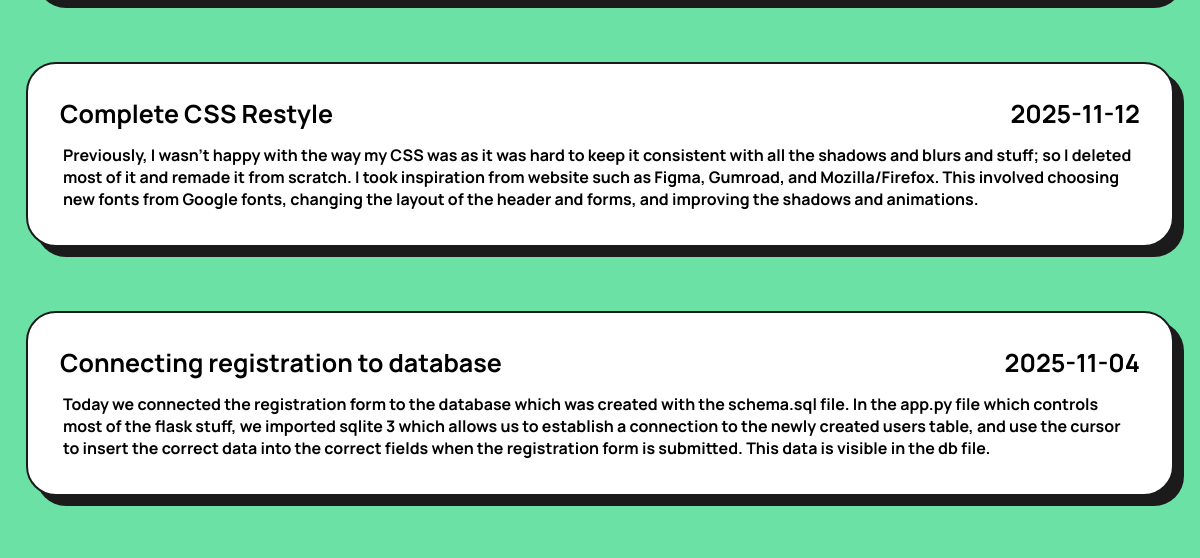
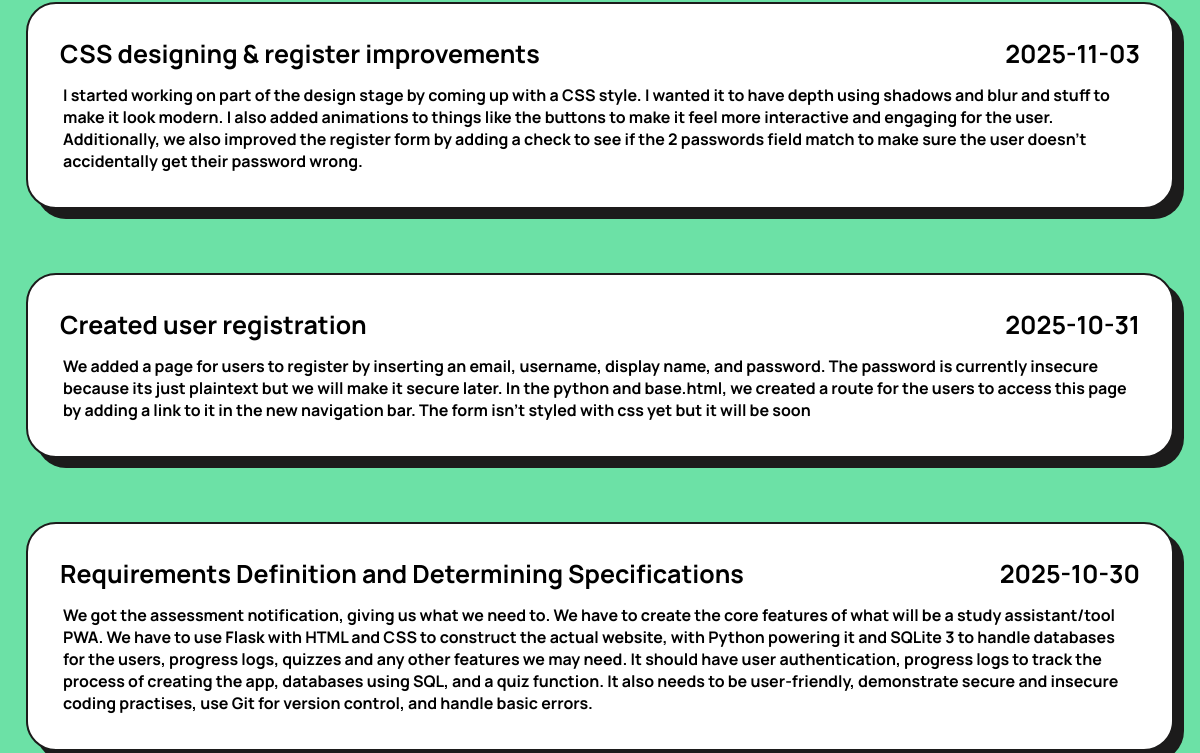
The page /view_log (signed in, middle part) on the database as committed earlier (2 pictures, top to bottom).
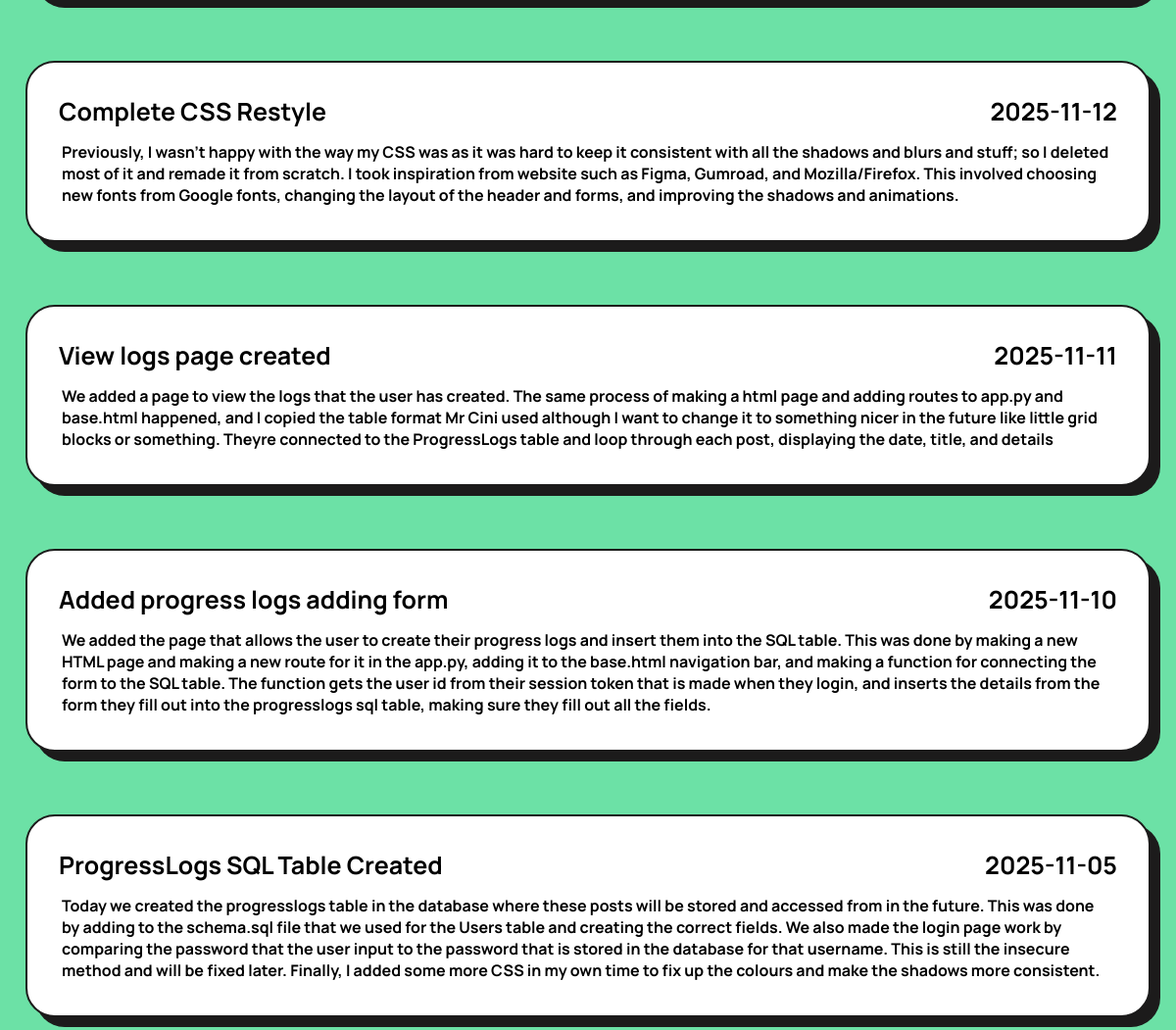
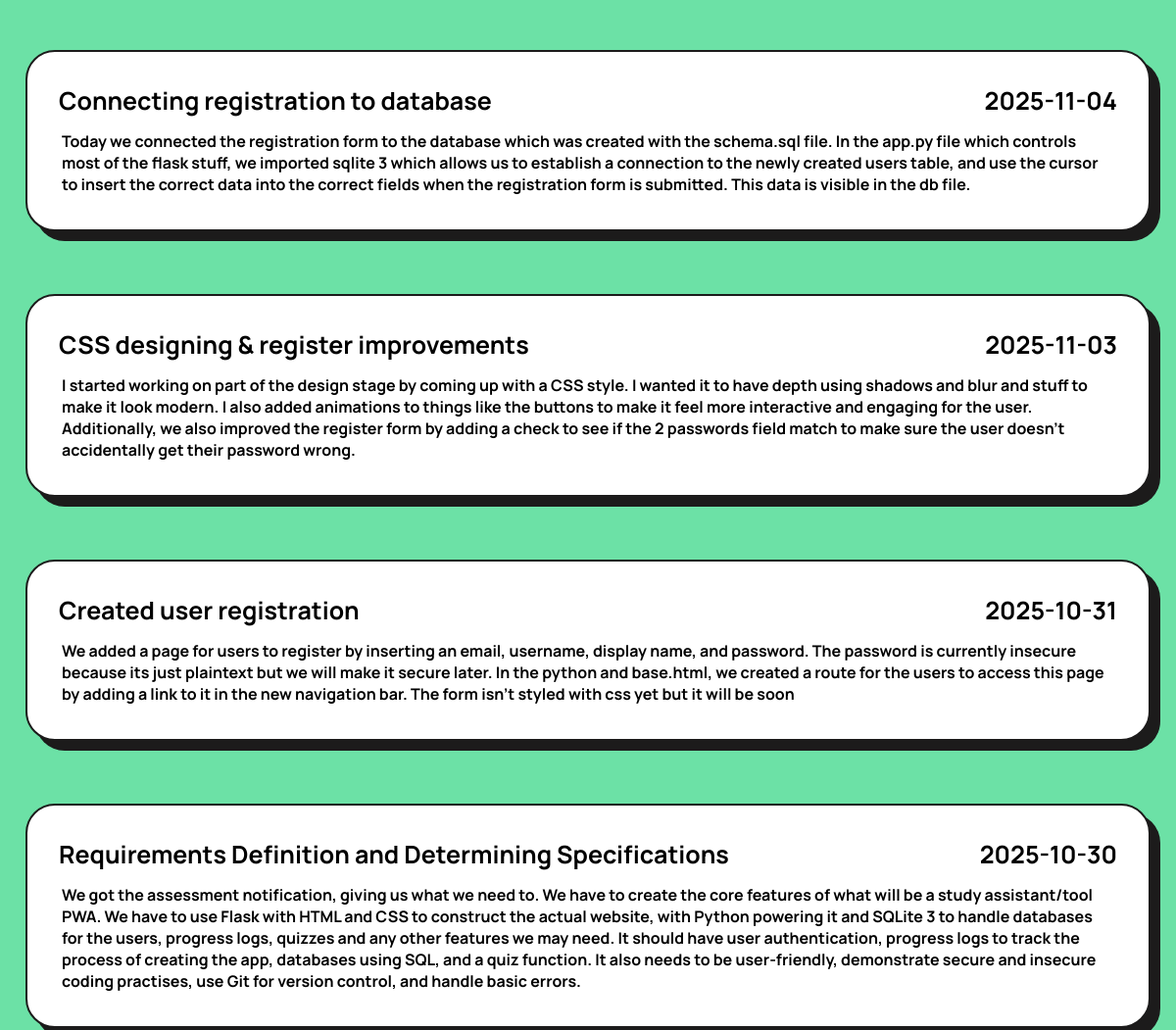
The same page on the database as committed later (2 pictures, top to bottom).
### tables this page shows
CREATE TABLE ProgressLogs(
    -- id, user_id, date, title, details, image_path nullable
    id INTEGER PRIMARY KEY AUTOINCREMENT,
    user_id INTEGER NOT NULL,
    date TEXT NOT NULL,
    title TEXT NOT NULL,
    details TEXT NOT NULL,
    image_path TEXT

);

### app.py (the view)
@app.route('/view_log', methods=['GET', 'POST'])
@login_required
def view_log():
    if request.method == 'GET':
        conn = get_db_connection()
        cursor = conn.cursor()
        cursor.execute("SELECT date, title, details FROM ProgressLogs WHERE user_id = ? ORDER BY DATE DESC", (current_user.id,))
        posts = cursor.fetchall()
        conn.close()
    return render_template('viewLogs.html', posts = posts, username=current_user.username)

### app.py (called while the page is built)
@login_manager.user_loader
def load_user(user_id):
    conn = get_db_connection()
    cursor = conn.cursor()
    cursor.execute('SELECT id, username FROM Users WHERE id = ?', (user_id,))
    user = cursor.fetchone()
    conn.close()
    if User:
        return User(id=user['id'], username=user['username'])
    return None

def get_db_connection():
    conn = sqlite3.connect('database.db')
    conn.row_factory = sqlite3.Row
    return conn

### templates/viewLogs.html (shortened to what this page needs)
{% extends 'base.html' %}
{% block content %}
        <h4>View your progress</h4> <br>
        {% if posts %}
            <div class="logGrid">
                {% for post in posts %}
                    <div class="log">
                        <h3>{{ post.title }}</h3>
                        <h3>{{ post.date }}</h3>
                        <p>{{ post.details }}</p>
                    </div>
                {% endfor %}
            </div>
        {% else %}
            <p>No progress entries found</p>
        {% endif %}
{% endblock %}

### templates/base.html (shortened to what this page needs)
<!DOCTYPE html>
<html lang="en">
<head>
    <link rel="stylesheet" href="{{ url_for('static', filename='styles.css') }}">
</head>
<body>
    <content>
        {% block content %}
        {% endblock %}
    </content>
</body>
</html>

### static/styles.css (style rules this page uses)
body { font-family: Arial, sans-serif; margin: 0; padding: 0; background-color: #6ce1a6; color:black; }
h3 { font-family: 'Manrope', sans-serif; font-weight: bolder; color: black; font-size: 25px; margin: 0; padding: 0; }
p { font-family: 'Manrope', sans-serif; font-weight: bold; margin: 3px; }
.logGrid { display: flex; flex-direction: column; justify-content: center; }
.log { align-self: center; justify-content: space-between; display: flex; flex-direction: row; flex-wrap: wrap; gap: 10px; padding: 2em; margin: 2em auto; border-radius: 30px; background-color: white; min-height: 4vh; width: 90vw; border: 2px solid #1c1b1b; box-shadow: 10px 10px #1c1b1b; }

Rows that differ between the two databases and show on the page:
added ProgressLogs: title "View logs page created", date "2025-11-11", details "We added a page to view the logs that the user has created. The same process of making a html page and adding routes to app.py and base.html happened, and I copied the table format Mr Cini used although I want to change it to something nicer in the future like little grid blocks or something. Theyre connected to the ProgressLogs table and loop through each post, displaying the date, title, and details"
added ProgressLogs: title "Added progress logs adding form", date "2025-11-10", details "We added the page that allows the user to create their progress logs and insert them into the SQL table. This was done by making a new HTML page and making a new route for it in the app.py, adding it to the base.html navigation bar, and making a function for connecting the form to the SQL table. The function gets the user id from their session token that is made when they login, and inserts the details from the form they fill out into the progresslogs sql table, making sure they fill out all the fields."
added ProgressLogs: title "ProgressLogs SQL Table Created", date "2025-11-05", details "Today we created the progresslogs table in the database where these posts will be stored and accessed from in the future. This was done by adding to the schema.sql file that we used for the Users table and creating the correct fields. We also made the login page work by comparing the password that the user input to the password that is stored in the database for that username. This is still the insecure method and will be fixed later. Finally, I added some more CSS in my own time to fix up the colours and make the shadows more consistent."
